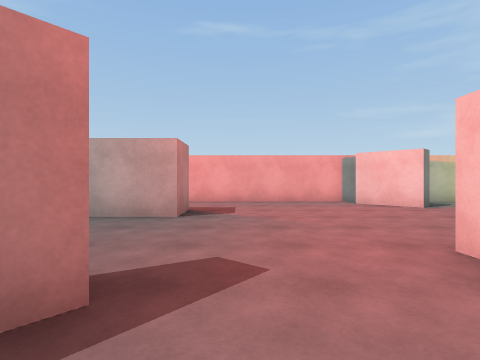
[1] (above)

12 first-person views from a walk through a 3-D level made in the Unity game engine. The camera is 1.2 m above the floor, looks level and sees 80° across. The floor is counted in squares, 2 m on a side. Each view is taken from the middle of a square. On the plan, view 1 faces up. The plan holds only what a view shows up to about 9 squares ahead; the rest is blank. The place goes on beyond the plan. The player is left out. Surface patterns are stand-ins for the level's own textures.

[2]
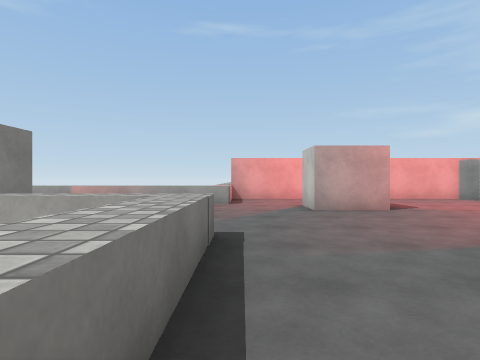

[3]
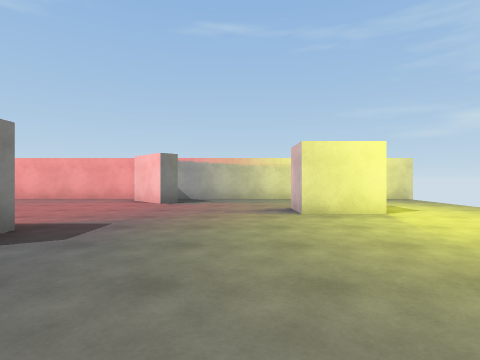

[4]
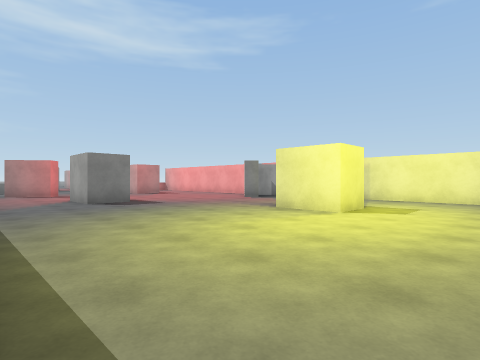

[5]
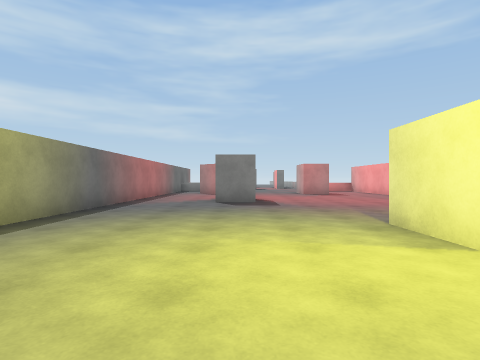

[6]
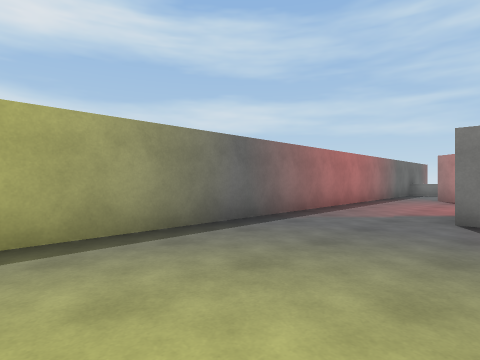

[7]
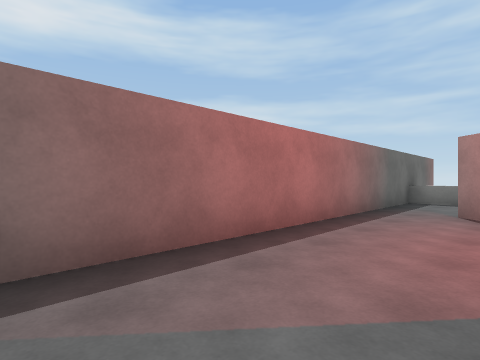

[8]
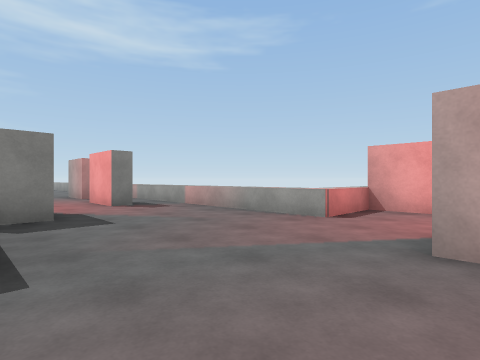

[9]
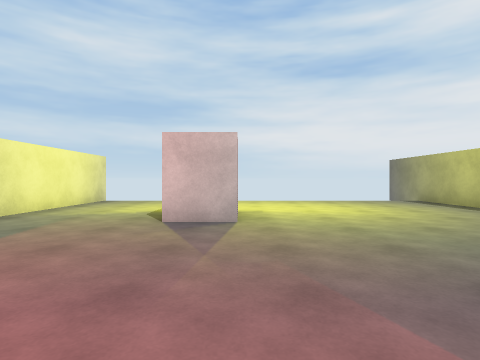

[10]
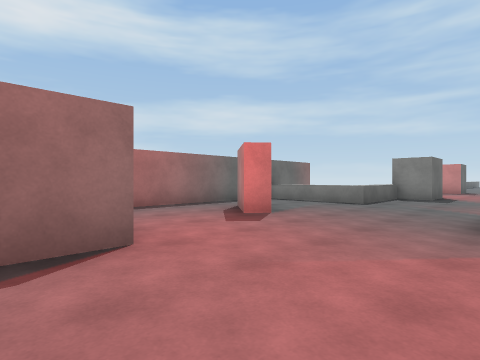

[11]
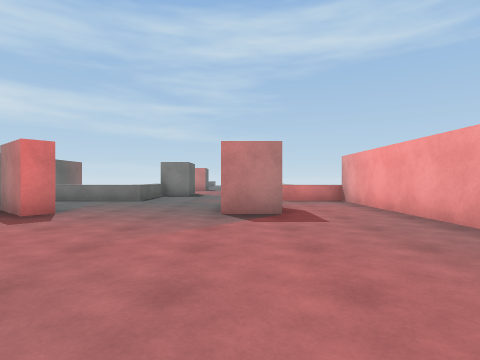

[12]
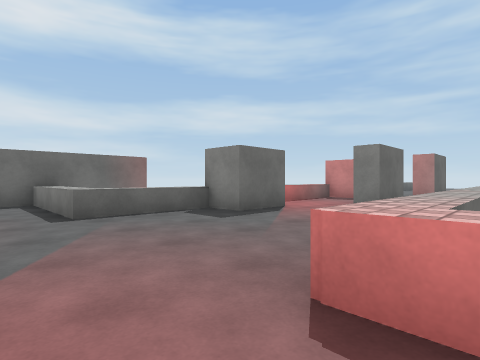

### Floor plan
Key: @ floor where view 1 was taken; # wall or solid block; x gap in a wall; . floor; = window, fence, low wall or low ledge; ^ raised ledge.
Columns run from 13 left of view 1 to 12 right of it. Each row starts with its distance up from view 1.
  8          x###############
  7    ^^^^^^........#.......
  6    ......................
  5 ##.##......#........##...
  4  ...................##...
  3  ....##..................
  2   ^^  #^^......##........
  1         ^..##............
  0         ^....@...........
 -1        #=................#
 -2         ##################

Where each view was taken, in squares from view 1:
view 1: 0 up, 0 right, facing up
view 2: 1 down, 4 left, facing up
view 3: 1 down, 6 right, facing up
view 4: 1 down, 11 right, facing up-left
view 5: 2 up, 11 right, facing left
view 6: 2 up, 8 right, facing down-left
view 7: 1 up, 4 right, facing down-left
view 8: 2 up, 2 left, facing up-left
view 9: 4 up, 3 right, facing right
view 10: 5 up, 3 right, facing down-left
view 11: 5 up, 4 right, facing left
view 12: 7 up, 3 left, facing down-left
